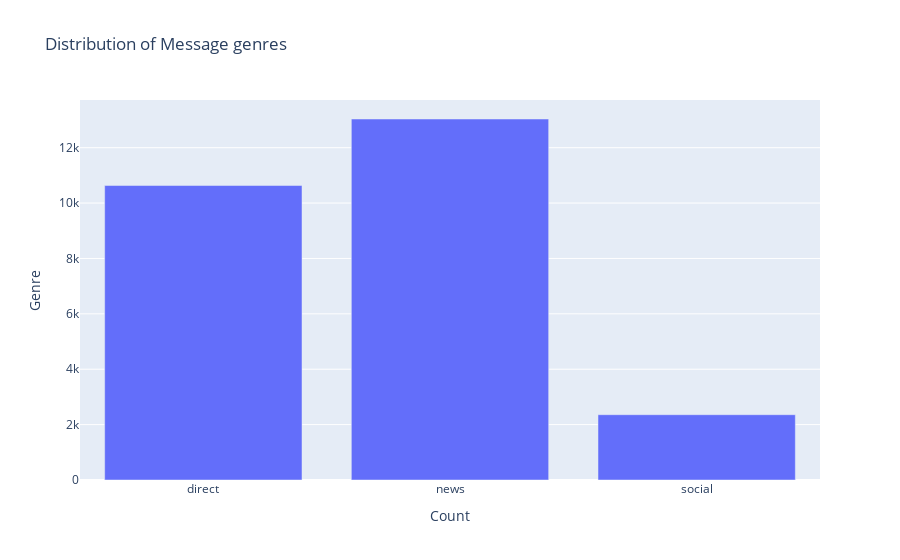

Source (notebook cell):
### Markdown cell above
#### Question 1: How are the three different 'genre' types distributed?

### Code cell
import plotly.graph_objects as go

# as a bar chart    
graph = []
# extract data needed for visuals
genre_counts = df.groupby('genre').count()['message']
genre_names = list(genre_counts.index)

graph.append(
  go.Bar(
  x = genre_names,
  y = genre_counts,
  )
)

layout = dict(title = 'Distribution of Message genres',
            xaxis = dict(title = 'Count',),
            yaxis = dict(title = 'Genre'),
            )

# append all charts to the figures list
figures = []
figures.append(dict(data=graph, layout=layout))
#figures.append(dict(data=graph_two, layout=layout_two))

fig = go.Figure(figures[0])

fig.show()

### Figure 1 — Plotly figure (JSON) as saved in the notebook; plotly's stock layout.template omitted (floating-point values rounded to 4 significant figures)
{"data": [{"type": "bar", "x": ["direct", "news", "social"], "y": [10634, 13036, 2358]}], "layout": {"title": {"text": "Distribution of Message genres"}, "xaxis": {"title": {"text": "Count"}}, "yaxis": {"title": {"text": "Genre"}}}}
